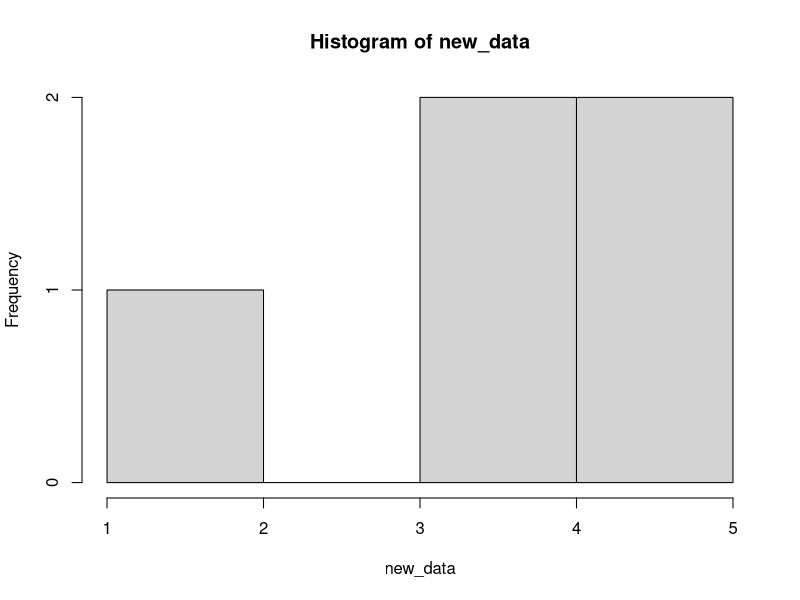
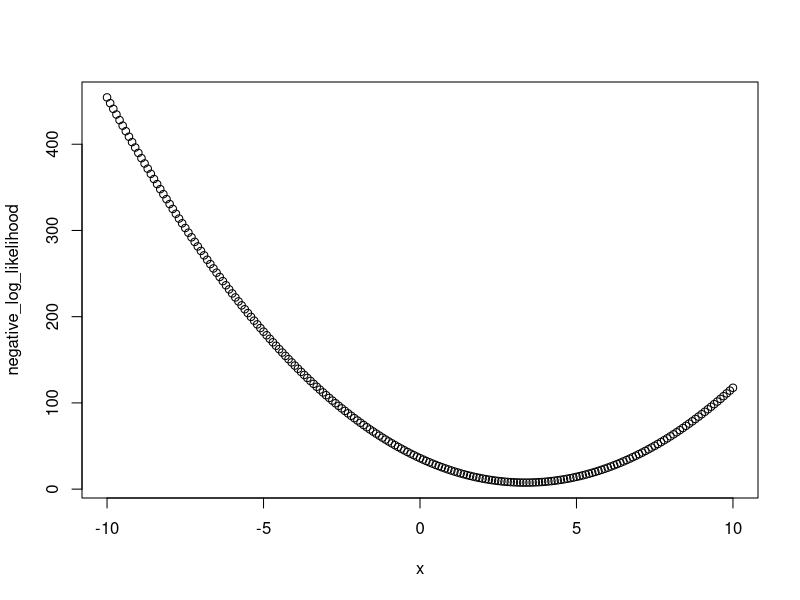
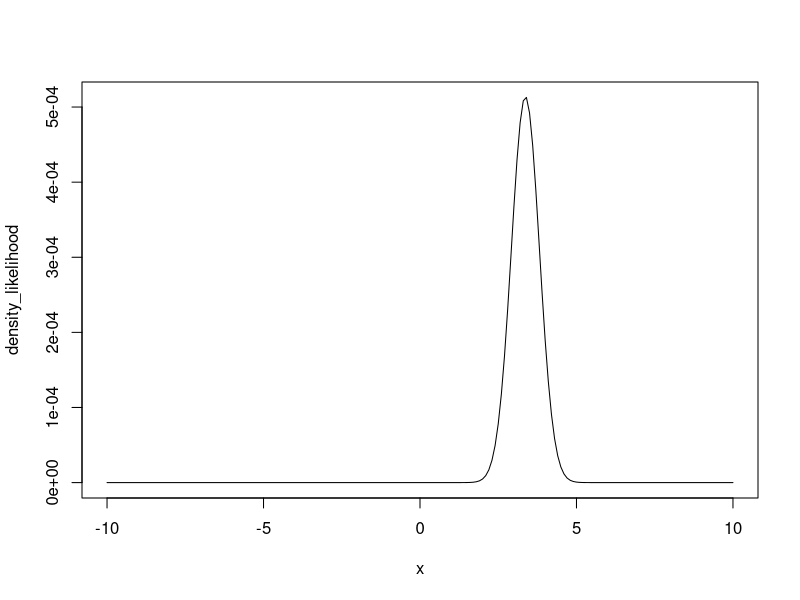
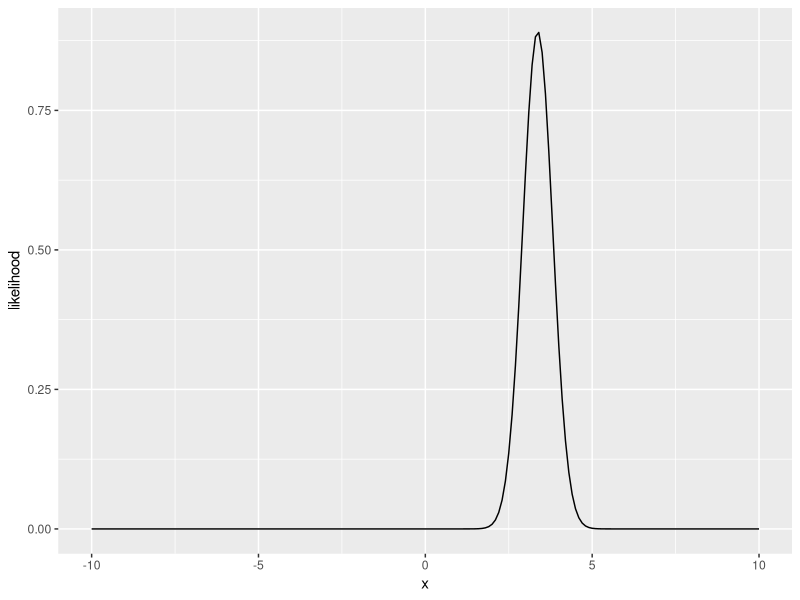
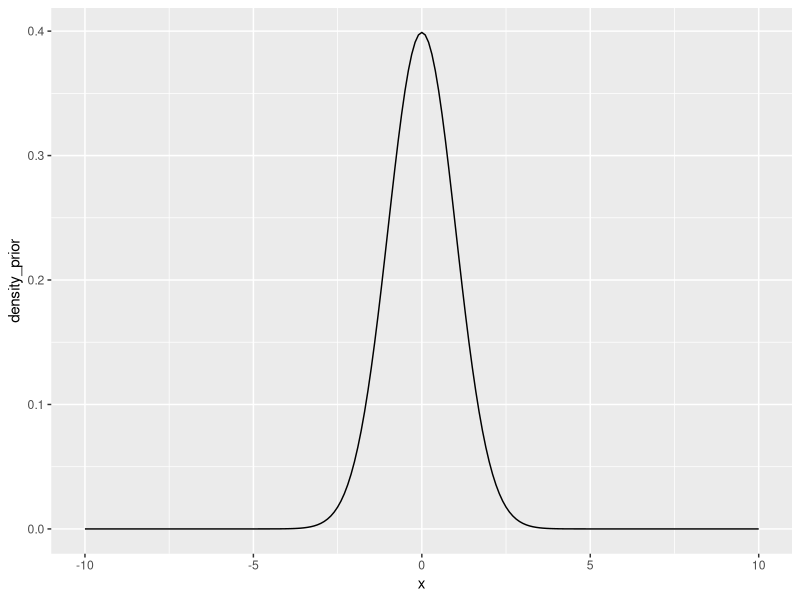
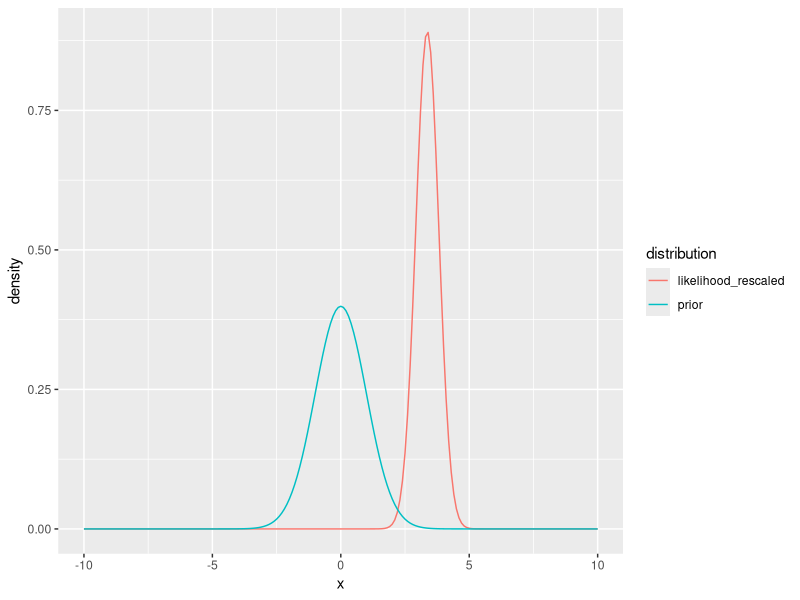
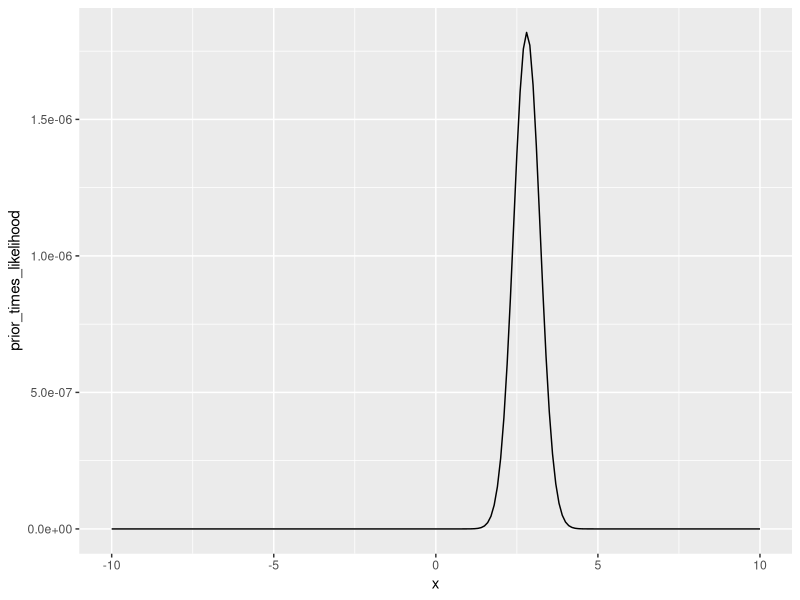
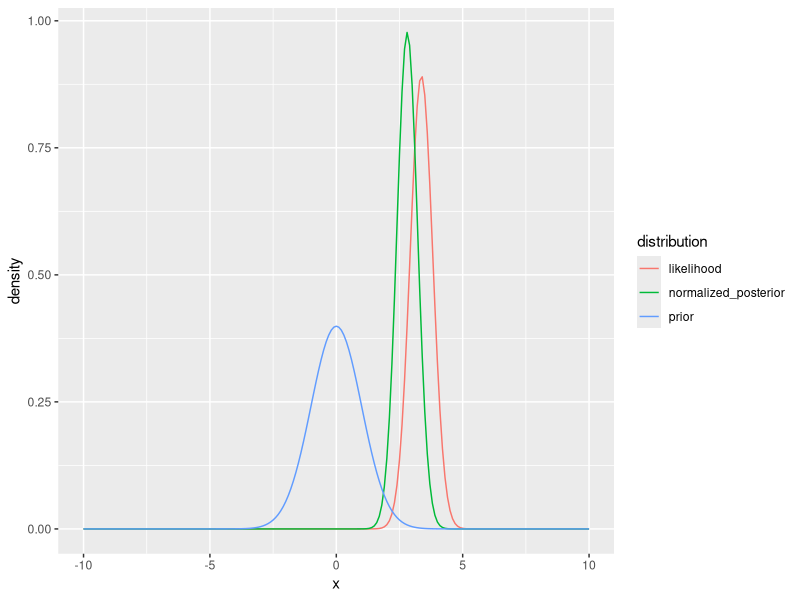

The R script that drew these images, in order:
## ---- chunk 1
library(tidyverse)
library(patchwork)
## ---- chunk 2
num_data_points <- 5

mean_data <- 3.0
sd_data <- 1.0

new_data <- rnorm(num_data_points, mean = mean_data, sd = sd_data)
hist(new_data)
## ---- chunk 3
#DATA MODEL
delta_x <- 0.1
x <- seq(-10,10, delta_x)
negative_log_likelihood <- rep(NA,length(x))
for(i in 1:length(x)){
  negative_log_likelihood[i] <- -sum(dnorm(new_data, mean = x[i], sd = 1, log = TRUE))
}

plot(x, negative_log_likelihood)
## ---- chunk 4
density_likelihood <- exp(-negative_log_likelihood)
plot(x, density_likelihood, type = "l")

## ---- chunk 5
likelihood_area_under_curve <- sum(density_likelihood * delta_x) #Width * Height
density_likelihood_rescaled <- density_likelihood/likelihood_area_under_curve
## ---- chunk 6
d <- tibble(x = x,
            likelihood = density_likelihood_rescaled)
ggplot(d, aes(x = x, y = likelihood)) +
  geom_line()

## ---- chunk 7
mean_prior <- 0
sd_prior <- 1.0

#Priors
density_prior <- dnorm(x, mean = mean_prior, sd = sd_prior)
d <- tibble(x = x,
            density_prior = density_prior)
ggplot(d, aes(x = x, y = density_prior)) +
  geom_line()
## ---- chunk 8
tibble(x = x,
            prior = density_prior,
            likelihood_rescaled = density_likelihood_rescaled) %>% 
  pivot_longer(cols = -x, names_to = "distribution", values_to = "density") %>% 
  mutate(distribution = factor(distribution)) %>% 
  ggplot(aes(x = x, y = density, color = distribution)) +
  geom_line() 

## ---- chunk 9
prior_times_likelihood <- density_prior * density_likelihood
d <- tibble(x = x,
            prior_times_likelihood = prior_times_likelihood)
ggplot(d, aes(x = x, y = prior_times_likelihood)) +
  geom_line()
## ---- chunk 10
area_under_curve <- sum(prior_times_likelihood * delta_x)  #sum(Width * Height) = total probability of the data given all possible values of the parameter
normalized_posterior <- prior_times_likelihood / area_under_curve

paste0("the probablity of the data is (i.e., area under likelihood x prior curve): ", area_under_curve)
## ---- chunk 11
tibble(x = x,
       prior = density_prior,
       likelihood = density_likelihood_rescaled,
       normalized_posterior = normalized_posterior) %>% 
  pivot_longer(cols = -x, names_to = "distribution", values_to = "density") %>% 
  mutate(distribution = factor(distribution)) %>% 
  ggplot(aes(x = x, y = density, color = distribution)) +
  geom_line()
## ---- chunk 12
explore_senstivity <- function(num_data_points, mean_data, sd_data, mean_prior, sd_prior, title){

new_data <- rnorm(num_data_points, mean_data, sd_data)
delta_x <- 0.1
x <- seq(-5,5, delta_x)
negative_log_likelihood <- rep(NA,length(x))

#DATA MODEL
for(i in 1:length(x)){
  #Process model is that mean = x
  negative_log_likelihood[i] <- -sum(dnorm(new_data, mean = x[i], sd = 1, log = TRUE))
}

density_likelihood <- exp(-negative_log_likelihood)
likelihood_area_under_curve <- sum(density_likelihood * delta_x) #Width * Height
density_likelihood_rescaled <- density_likelihood/likelihood_area_under_curve

#Prior
density_prior <- dnorm(x, mean = mean_prior, sd = sd_prior)

#Prior x Likelihood
prior_times_likelihood <- density_prior * density_likelihood
area_under_curve <- sum(prior_times_likelihood * delta_x) #Width * Height
normalized_posterior <- prior_times_likelihood / area_under_curve

p <- tibble(x = x,
       prior = density_prior,
       likelihood = density_likelihood_rescaled,
       normalized_posterior = normalized_posterior) %>% 
  pivot_longer(cols = -x, names_to = "distribution", values_to = "density") %>% 
  mutate(distribution = factor(distribution)) %>% 
  ggplot(aes(x = x, y = density, color = distribution)) +
  geom_line() +
  labs(title = title)
return(p)
}
## ---- chunk 13
#Baseline
p1 <- explore_senstivity(num_data_points = 5,
                        mean_data = 3,
                        sd_data = 2,
                        mean_prior = 0,
                        sd_prior = 1.0,
                        title = "Baseline")

#Increase confidence in prior
p2 <- explore_senstivity(num_data_points = 5,
                        mean_data = 3,
                        sd_data = 2,
                        mean_prior = 0,
                        sd_prior = 0.1,
                        title = "Increase confidence in prior")

#Increase number of data points
p3 <- explore_senstivity(num_data_points = 50,
                        mean_data = 3,
                        sd_data = 2,
                        mean_prior = 0,
                        sd_prior = 1.0,
                        title = "Increase data")

#Make likelihood mean closer to prior
p4 <- explore_senstivity(num_data_points = 5,
                        mean_data = 0,
                        sd_data = 2,
                        mean_prior = 0,
                        sd_prior = 1.0,
                        title = "Make likelihood mean closer to prior")
(p1 / p2) | (p3 / p4) 


## ---- chunk 14
set.seed(100)
num_data_points <- 10
par1_true <- 3
sd_data <- 0.5
x <- runif(num_data_points, 0, 10)
par_true <- c(par1_true, 0.5)
y_true <- par_true[1] * (x / (x + par_true[2]))
y <- rnorm(length(y_true), mean = y_true, sd = sd_data)
plot(x, y, ylim = c(0, par1_true + 2))
## ---- chunk 15
mean_prior <- 1.0
sd_prior <- 0.5
## ---- chunk 16
delta_par1 <- 0.1
par1 <- seq(-3,10, delta_par1)
negative_log_likelihood <- rep(NA,length(par1))
for(i in 1:length(par1)){
  #Process model
  pred <- par1[i] * (x / (x + par_true[2]))
  #Data model
  negative_log_likelihood[i] <- -sum(dnorm(y, mean = pred, sd = sd_data, log = TRUE))
}

density_likelihood <- exp(-negative_log_likelihood)
likelihood_area_under_curve <- sum(density_likelihood * delta_par1) #Width * Height
density_likelihood_rescaled <- density_likelihood/likelihood_area_under_curve

#Priors
density_prior <- dnorm(par1, mean = mean_prior, sd = sd_prior)
prior_times_likelihood <- density_prior * density_likelihood
area_under_curve <- sum(prior_times_likelihood * delta_par1) #Width * Height
normalized_posterior <- prior_times_likelihood / area_under_curve

tibble(par1 = par1,
       prior = density_prior,
       likelihood = density_likelihood_rescaled,
       normalized_posterior = normalized_posterior) %>% 
  pivot_longer(cols = -par1, names_to = "distribution", values_to = "density") %>% 
  mutate(distribution = factor(distribution)) %>% 
  ggplot(aes(x = par1, y = density, color = distribution)) +
  geom_line()

## ---- chunk 17
par1_mle <- par1[which.max(density_likelihood)]
par1_post <- par1[which.max(normalized_posterior)]

d <- tibble(x = seq(0,10, 0.1),
            prior = mean_prior * (x / (x + par_true[2])),
            likelihood = par1_mle * (x / (x + par_true[2])),
            posterior = par1_post * (x / (x + par_true[2]))) %>% 
  pivot_longer(cols = -x, names_to = "distribution", values_to = "prediction") %>% 
  mutate(distribution = factor(distribution))
ggplot(d, aes(x = x, y = prediction, col = distribution)) +
  geom_line() +
  labs(y = "M-M model prediction (process model)")
## ---- chunk 18
num_data_points <- 10
par1_true <- 3
sd_data <- 0.5
x <- runif(num_data_points, 0, 10)
par_true <- c(par1_true, 0.5)
y_true <- par_true[1] * (x / (x + par_true[2]))
y <- rnorm(length(y_true), mean = y_true, sd = sd_data)
plot(x, y, ylim = c(0, par1_true + 2))
## ---- chunk 19
#Initialize chain
num_iter <- 5000
pars <- array(NA, dim = c(num_iter))
pars[1] <- 2
log_prob_current <- -10000000000
prob_current <- exp(log_prob_current)
jump <- 0.1

mean_prior <- 1.0
sd_prior <- 0.5

for(i in 2:num_iter){
  
  #Randomly select new parameter values
  proposed_pars <- rnorm(1, pars[i - 1], jump)
  
    
  #PRIORS: how likely is the proposed value given the prior distribution?
  prior <- dnorm(proposed_pars, mean = mean_prior, sd = sd_prior)

  #PROCESS MODEL: Use new parameter values in the process model
  pred <- proposed_pars * (x / (x + par_true[2]))

  #DATA MODEL: how likely is the data given the proposed parameter?
  #We are multiplying here
  likelihood <- prod(dnorm(y, mean = pred, sd = sd_data))
  
  #Combine the prior and likelihood
  #remember that you multiply probabilities which mean you can add log(probability)
  prob_proposed <- prior * likelihood
  
  z <- (prob_proposed/prob_current)
  
  #Now pick a random number between 0 and 1
  r <- runif(1, 0, 1)
  
  #If z > r then accept the new parameters
  #Note: this will always happen if the new parameters are more likely than
  #the old parameters z > 1 means than z is always > r no matter what value of
  #r is chosen.  However it will accept worse parameter sets (P_new is less
  #likely then P_old - i.e., z < 1) in proportion to how much worse it is
  #For example: if z = 0.9 and then any random number drawn by runif that is
  #less than 0.90 will result in accepting the worse values (i.e., the slightly
  #worse values will be accepted a lot of the time).  In contrast, if z = 0.01
  #(i.e., the new parameters are much much worse), then they can still be accepted
  #but much more rarely because random r values of < 0.1 occur more rarely
  if(z > r){
    pars[i] <- proposed_pars
    prob_current <- prob_proposed
  }else{
    pars[i] <- pars[i - 1]
    prob_current <- prob_current #this calculation isn't necessary but is here to show you the logic
  }
}
## ---- chunk 20
d <- tibble(iter = 1:num_iter,
       par1 = pars)

p1 <-  ggplot(d, aes(x = iter, y = par1)) +
  geom_line()

p2 <- ggplot(d, aes(x = par1)) +
  geom_histogram()

p1 | p2
## ---- chunk 21
nburn <- 100
d_burn <- tibble(iter = nburn:num_iter,
       par1 = pars[nburn:num_iter])

p1 <-  ggplot(d_burn, aes(x = iter, y = par1)) +
  geom_line()

p2 <- ggplot(d_burn, aes(x = par1)) +
  geom_histogram()

p1 | p2
## ---- chunk 22
par_post_burn <- pars[nburn:num_iter]

#Mean
mean(par_post_burn)
#sd
sd(par_post_burn)
#Quantiles
quantile(par_post_burn, c(0.025, 0.5,0.975))
## ---- chunk 23
num_samples <- 100
sample_index <- sample(x = 1:length(par_post_burn), size = num_samples, replace = TRUE)
random_draws <- par_post_burn[sample_index]
hist(random_draws)
## ---- chunk 24
num_samples <- 1000
x_new = x
pred_posterior_mean <- matrix(NA, num_samples, length(x_new))   # storage for all simulations
y_posterior <- matrix(NA, num_samples, length(x_new)) 

for(i in 1:num_samples){
  sample_index <- sample(x = 1:length(pars), size = 1, replace = TRUE)
  pred_posterior_mean[i, ] <- pars[sample_index] * (x_new / (x_new + par_true[2]))
  y_posterior[i, ] <- rnorm(length(x_new), pred_posterior_mean[i, ], sd = sd_data)
  
}
n.stats.y <- apply(y_posterior, 2, quantile, c(0.025, 0.5, 0.975))
n.stats.y.mean <- apply(y_posterior, 2, mean)

n.stats.mean <- apply(pred_posterior_mean, 2, quantile, c(0.025, 0.5, 0.975))

d <- tibble(x = x_new,
            median = n.stats.y.mean,
            lower95_y = n.stats.y[1, ],
            upper95_y = n.stats.y[3, ],
            lower95_mean = n.stats.mean[1, ],
            upper95_mean = n.stats.mean[3, ],
            obs = y)

ggplot(d, aes(x = x)) +
  geom_ribbon(aes(ymin = lower95_y, ymax = upper95_y), fill = "lightblue", alpha = 0.5) +
    geom_ribbon(aes(ymin = lower95_mean, ymax = upper95_mean), fill = "pink", alpha = 0.5) +
  geom_line(aes(y = median)) +
  geom_point(aes(y = obs)) +
  labs(y = "M-M Prediction")

## ---- chunk 25
library(tidyverse)
library(patchwork)

#Build fake dataset
set.seed(100)
num_data_points <- 200
sd_data <- 0.25
par_true <- c(3, 0.5)
x <- runif(num_data_points, 0, 10)
y_true <- par_true[1] * (x / (x + par_true[2]))
y <- rnorm(length(y_true), mean = y_true, sd = sd_data)
plot(x, y, ylim = c(0, par_true[1] + 2))

#Set MCMC Configuration
num_iter <- 2000
num_pars <- 2
jump <- c(0.05, 0.05)

#Initialize chain
pars <- array(NA, dim = c(num_pars, num_iter))
pars[1, 1] <- 2
pars[2, 1] <- 1
log_likelihood_prior_current <- -10000000000

for(i in 2:num_iter){
  
  #Loop through parameter value
  
  for(j in 1:num_pars){
      #Randomly select new parameter values
    proposed_pars <- pars[, i - 1]
    proposed_pars[j] <- rnorm(1, mean = pars[j, i - 1], sd = jump[j])
    
    ##########################
    # PRIORS
    #########################
    #(remember that you multiply probabilities which mean you can add log(probability))
    log_prior <- dunif(proposed_pars[1], min = 0, max = 10, log = TRUE) + 
      dunif(proposed_pars[2], min = 0, max = 100, log = TRUE)
    
    #Likelihood.  
    #You could use:
    # pred <- process_model(x, pars = proposed_pars)
    # log_likelihood <- sum(dnorm(new_data, mean = pred, sd = sd_data, log = TRUE)
    # but we are looping here because it transitions well to the next section of the course
    log_likelihood <- rep(NA, length(x))
    pred <- rep(NA, length(x))
    for(m in 1:length(x)){
      ##########################
      # PROCESS MODEL
      #########################
      pred[m] <- proposed_pars[1] * (x[m] / (x[m] + proposed_pars[2]))
      ##########################
      # DATA MODEL
      #########################
      log_likelihood[m] <- dnorm(y[m], mean = pred[m], sd = sd_data, log = TRUE)
    }
    #Remember that you multiply probabilities which mean you can add log(probability)
    #Hence the use of sum
    log_likelihood <- sum(log_likelihood)
    
    ############################
    ###  PRIOR x LIKELIHOOD
    ############################
    #Combine the prior and likelihood
    #remember that you multiply probabilities which means you can add log(probability)
    log_likelihood_prior_proposed <- log_prior + log_likelihood
    
    #We want the ratio of new / old but since it is in log space we first
    #take the difference of the logs: log(new/old) = log(new) - log(old) 
    # and then take out of log space exp(log(new) - log(old))
    z <- exp(log_likelihood_prior_proposed - log_likelihood_prior_current)
    
    #Now pick a random number between 0 and 1
    r <- runif(1, min = 0, max = 1)
    #If z > r then accept the new parameters
    #Note: this will always happen if the new parameters are more likely than
    #the old parameters z > 1 means than z is always > r no matter what value of
    #r is chosen.  However it will accept worse parameter sets (P_new is less
    #likely then P_old - i.e., z < 1) in proportion to how much worse it is
    #For example: if z = 0.9 and then any random number drawn by runif that is
    #less than 0.90 will result in accepting the worse values (i.e., the slightly
    #worse values will be accepted a lot of the time).  In contrast, if z = 0.01
    #(i.e., the new parameters are much much worse), then they can still be accepted
    #but much more rarely because random r values of < 0.1 occur more rarely
    if(log(z) > log(r)){
      pars[j, i] <- proposed_pars[j]
      log_likelihood_prior_current <- log_likelihood_prior_proposed
    }else{
      pars[j, i] <- pars[j, i - 1]
      log_likelihood_prior_current <- log_likelihood_prior_current #this calculation isn't necessary but is here to show you the logic
    }
  }
}

d <- tibble(iter = 1:num_iter,
            par1 = pars[1, ],
            par2 = pars[2, ]) %>%
  pivot_longer(-iter, values_to = "value", names_to = "parameter")

p1 <- ggplot(d, aes(x = iter, y = value)) +
  geom_line() +
  facet_wrap(~parameter, scales = "free")

p2 <- ggplot(d, aes(x = value)) +
  geom_histogram() +
  facet_wrap(~parameter, scales = "free")

p1 / p2
## ---- chunk 26


## ---- chunk 27


## ---- chunk 28


## ---- chunk 29


## ---- chunk 30


## ---- chunk 31


## ---- chunk 32
